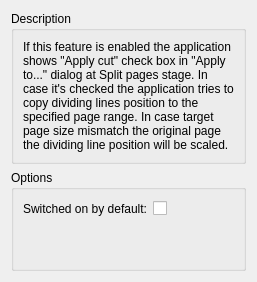
      <widget class="QWidget" name="pageApplyCut">
       <layout class="QVBoxLayout" name="verticalLayout_6">
        <item>
         <widget class="QGroupBox" name="groupBox_2">
          <property name="title">
           <string>Description</string>
          </property>
          <layout class="QVBoxLayout" name="verticalLayout_8">
           <item>
            <widget class="QLabel" name="lblApplyCutDescr">
             <property name="text">
              <string>If this feature is enabled the application shows &quot;Apply cut&quot; check box in &quot;Apply to...&quot; dialog at Split pages stage. In case it's checked the application tries to copy dividing lines position to the specified page range. In case target page size mismatch the original page the dividing line position will be scaled.</string>
             </property>
             <property name="alignment">
              <set>Qt::AlignLeading|Qt::AlignLeft|Qt::AlignTop</set>
             </property>
             <property name="wordWrap">
              <bool>true</bool>
             </property>
             <property name="textInteractionFlags">
              <set>Qt::LinksAccessibleByMouse|Qt::TextSelectableByKeyboard|Qt::TextSelectableByMouse</set>
             </property>
            </widget>
           </item>
          </layout>
         </widget>
        </item>
        <item>
         <widget class="QGroupBox" name="optApplyCut">
          <property name="title">
           <string>Options</string>
          </property>
          <layout class="QVBoxLayout" name="verticalLayout_7">
           <item>
            <layout class="QHBoxLayout" name="horizontalLayout">
             <item>
              <widget class="QLabel" name="label_3">
               <property name="sizePolicy">
                <sizepolicy hsizetype="Preferred" vsizetype="Preferred">
                 <horstretch>0</horstretch>
                 <verstretch>0</verstretch>
                </sizepolicy>
               </property>
               <property name="text">
                <string>Switched on by default:</string>
               </property>
              </widget>
             </item>
             <item>
              <widget class="QCheckBox" name="cbApplyCutDefault">
               <property name="sizePolicy">
                <sizepolicy hsizetype="Preferred" vsizetype="Fixed">
                 <horstretch>0</horstretch>
                 <verstretch>0</verstretch>
                </sizepolicy>
               </property>
               <property name="text">
                <string/>
               </property>
              </widget>
             </item>
             <item>
              <spacer name="horizontalSpacer">
               <property name="orientation">
                <enum>Qt::Horizontal</enum>
               </property>
               <property name="sizeHint" stdset="0">
                <size>
                 <width>40</width>
                 <height>20</height>
                </size>
               </property>
              </spacer>
             </item>
            </layout>
           </item>
           <item>
            <spacer name="verticalSpacer_2">
             <property name="orientation">
              <enum>Qt::Vertical</enum>
             </property>
             <property name="sizeHint" stdset="0">
              <size>
               <width>20</width>
               <height>40</height>
              </size>
             </property>
            </spacer>
           </item>
          </layout>
         </widget>
        </item>
       </layout>
      </widget>
